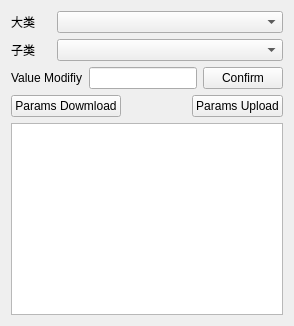
           <widget class="QWidget" name="tab_4">
            <attribute name="title">
             <string>Params Modify</string>
            </attribute>
            <layout class="QVBoxLayout" name="verticalLayout_10">
             <item>
              <layout class="QGridLayout" name="gridLayout_9">
               <item row="0" column="0">
                <widget class="QLabel" name="label_16">
                 <property name="maximumSize">
                  <size>
                   <width>40</width>
                   <height>16777215</height>
                  </size>
                 </property>
                 <property name="font">
                  <font>
                   <family>Arial</family>
                  </font>
                 </property>
                 <property name="text">
                  <string>大类</string>
                 </property>
                 <property name="textFormat">
                  <enum>Qt::PlainText</enum>
                 </property>
                </widget>
               </item>
               <item row="0" column="1">
                <widget class="QComboBox" name="comboBox_2"/>
               </item>
               <item row="1" column="0">
                <widget class="QLabel" name="label_17">
                 <property name="font">
                  <font>
                   <family>Arial</family>
                  </font>
                 </property>
                 <property name="text">
                  <string>子类</string>
                 </property>
                 <property name="textFormat">
                  <enum>Qt::PlainText</enum>
                 </property>
                </widget>
               </item>
               <item row="1" column="1">
                <widget class="QComboBox" name="comboBox_3"/>
               </item>
              </layout>
             </item>
             <item>
              <layout class="QHBoxLayout" name="horizontalLayout_5">
               <item>
                <widget class="QLabel" name="label_18">
                 <property name="font">
                  <font>
                   <family>Arial</family>
                  </font>
                 </property>
                 <property name="text">
                  <string>Value Modifiy</string>
                 </property>
                 <property name="textFormat">
                  <enum>Qt::PlainText</enum>
                 </property>
                </widget>
               </item>
               <item>
                <widget class="QLineEdit" name="lineEdit_27"/>
               </item>
               <item>
                <widget class="QPushButton" name="actionSend_3">
                 <property name="font">
                  <font>
                   <family>Arial</family>
                  </font>
                 </property>
                 <property name="text">
                  <string>Confirm</string>
                 </property>
                </widget>
               </item>
              </layout>
             </item>
             <item>
              <layout class="QHBoxLayout" name="horizontalLayout_6">
               <item>
                <widget class="QPushButton" name="actionSend_5">
                 <property name="font">
                  <font>
                   <family>Arial</family>
                  </font>
                 </property>
                 <property name="text">
                  <string>Params Dowmload</string>
                 </property>
                </widget>
               </item>
               <item>
                <spacer name="horizontalSpacer">
                 <property name="orientation">
                  <enum>Qt::Horizontal</enum>
                 </property>
                 <property name="sizeHint" stdset="0">
                  <size>
                   <width>40</width>
                   <height>20</height>
                  </size>
                 </property>
                </spacer>
               </item>
               <item>
                <widget class="QPushButton" name="actionSend_6">
                 <property name="font">
                  <font>
                   <family>Arial</family>
                  </font>
                 </property>
                 <property name="text">
                  <string>Params Upload</string>
                 </property>
                </widget>
               </item>
              </layout>
             </item>
             <item>
              <widget class="QPlainTextEdit" name="PtxtRecMess_2">
               <property name="readOnly">
                <bool>true</bool>
               </property>
               <property name="backgroundVisible">
                <bool>false</bool>
               </property>
               <property name="centerOnScroll">
                <bool>true</bool>
               </property>
              </widget>
             </item>
            </layout>
           </widget>
